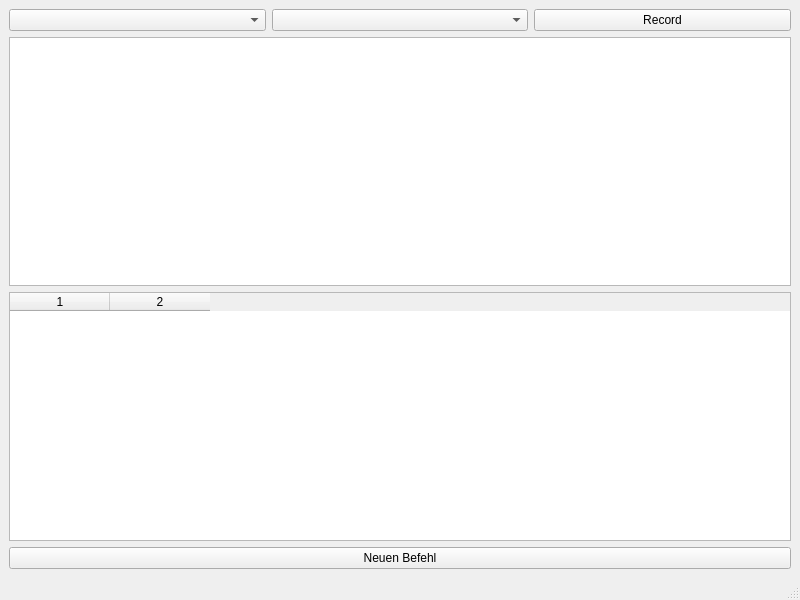
<?xml version="1.0" encoding="UTF-8"?>
<ui version="4.0">
 <class>MainWindow</class>
 <widget class="QMainWindow" name="MainWindow">
  <property name="geometry">
   <rect>
    <x>0</x>
    <y>0</y>
    <width>800</width>
    <height>600</height>
   </rect>
  </property>
  <property name="windowTitle">
   <string>MainWindow</string>
  </property>
  <widget class="QWidget" name="centralwidget">
   <layout class="QVBoxLayout" name="verticalLayout">
    <item>
     <layout class="QHBoxLayout" name="horizontalLayout">
      <item>
       <widget class="QComboBox" name="microphone_comboxbox"/>
      </item>
      <item>
       <widget class="QComboBox" name="model_combobox"/>
      </item>
      <item>
       <widget class="QPushButton" name="recordBtn">
        <property name="text">
         <string>Record</string>
        </property>
       </widget>
      </item>
     </layout>
    </item>
    <item>
     <widget class="QPlainTextEdit" name="transcribedTextEdit"/>
    </item>
    <item>
     <widget class="QTableWidget" name="tableWidget">
      <property name="columnCount">
       <number>2</number>
      </property>
      <column/>
      <column/>
     </widget>
    </item>
    <item>
     <layout class="QHBoxLayout" name="horizontalLayout_2">
      <item>
       <widget class="QPushButton" name="newCommandBtn">
        <property name="text">
         <string>Neuen Befehl</string>
        </property>
       </widget>
      </item>
     </layout>
    </item>
   </layout>
  </widget>
  <widget class="QMenuBar" name="menubar">
   <property name="geometry">
    <rect>
     <x>0</x>
     <y>0</y>
     <width>800</width>
     <height>22</height>
    </rect>
   </property>
  </widget>
  <widget class="QStatusBar" name="statusbar"/>
 </widget>
 <resources/>
 <connections/>
</ui>
